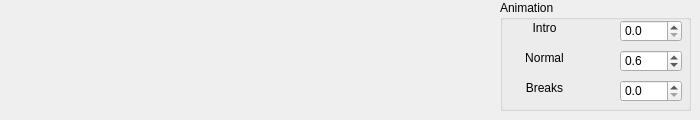
   <widget class="QWidget" name="tab_4">
    <attribute name="title">
     <string>Dim</string>
    </attribute>
    <widget class="QGroupBox" name="dimanim">
     <property name="geometry">
      <rect>
       <x>500</x>
       <y>0</y>
       <width>191</width>
       <height>111</height>
      </rect>
     </property>
     <property name="title">
      <string>Animation</string>
     </property>
     <widget class="QDoubleSpinBox" name="dimintro">
      <property name="geometry">
       <rect>
        <x>120</x>
        <y>20</y>
        <width>62</width>
        <height>22</height>
       </rect>
      </property>
      <property name="decimals">
       <number>1</number>
      </property>
      <property name="maximum">
       <double>1.000000000000000</double>
      </property>
      <property name="singleStep">
       <double>0.100000000000000</double>
      </property>
     </widget>
     <widget class="QDoubleSpinBox" name="dimnormal">
      <property name="geometry">
       <rect>
        <x>120</x>
        <y>50</y>
        <width>62</width>
        <height>22</height>
       </rect>
      </property>
      <property name="decimals">
       <number>1</number>
      </property>
      <property name="maximum">
       <double>1.000000000000000</double>
      </property>
      <property name="singleStep">
       <double>0.100000000000000</double>
      </property>
      <property name="value">
       <double>0.600000000000000</double>
      </property>
     </widget>
     <widget class="QDoubleSpinBox" name="dimbreaks">
      <property name="geometry">
       <rect>
        <x>120</x>
        <y>80</y>
        <width>62</width>
        <height>22</height>
       </rect>
      </property>
      <property name="decimals">
       <number>1</number>
      </property>
      <property name="maximum">
       <double>1.000000000000000</double>
      </property>
      <property name="singleStep">
       <double>0.100000000000000</double>
      </property>
     </widget>
     <widget class="QLabel" name="label_7">
      <property name="geometry">
       <rect>
        <x>20</x>
        <y>50</y>
        <width>49</width>
        <height>16</height>
       </rect>
      </property>
      <property name="text">
       <string>Normal</string>
      </property>
      <property name="alignment">
       <set>Qt::AlignCenter</set>
      </property>
     </widget>
     <widget class="QLabel" name="label_8">
      <property name="geometry">
       <rect>
        <x>20</x>
        <y>20</y>
        <width>49</width>
        <height>16</height>
       </rect>
      </property>
      <property name="text">
       <string>Intro</string>
      </property>
      <property name="alignment">
       <set>Qt::AlignCenter</set>
      </property>
     </widget>
     <widget class="QLabel" name="label_9">
      <property name="geometry">
       <rect>
        <x>20</x>
        <y>80</y>
        <width>49</width>
        <height>16</height>
       </rect>
      </property>
      <property name="text">
       <string>Breaks</string>
      </property>
      <property name="alignment">
       <set>Qt::AlignCenter</set>
      </property>
     </widget>
    </widget>
   </widget>
